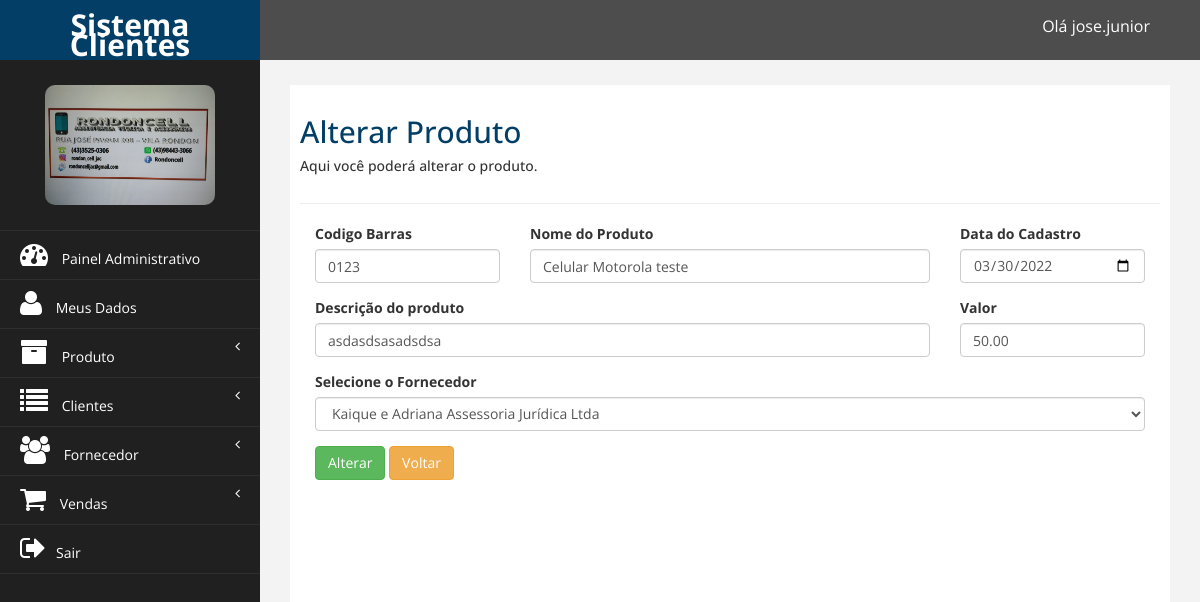
The page /financeiro/alterar_produto.php?cod=4 (signed in) on the database its author committed.
### tables this page shows
CREATE TABLE `tb_produto` (
  `id_produto` int NOT NULL AUTO_INCREMENT,
  `cod_produto` varchar(100) NOT NULL,
  `nome_produto` varchar(100) NOT NULL,
  `descricao_produto` varchar(250) NOT NULL,
  `valor_produto` decimal(10,2) NOT NULL,
  `data_cadastro` date NOT NULL,
  `estoque` int NOT NULL,
  `id_funcionario` int NOT NULL,
  `id_fornecedor` int NOT NULL,
  `id_categoria` int NOT NULL,
  `id_subCategoria` int NOT NULL,
  PRIMARY KEY (`id_produto`),
  KEY `fk_tb_produto_tb_funcionario1_idx` (`id_funcionario`),
  KEY `fk_tb_produto_tb_fornecedor1_idx` (`id_fornecedor`),
  KEY `fk_tb_produto_1_idx` (`id_categoria`),
  KEY `fk_tb_produto_2_idx` (`id_subCategoria`),
  CONSTRAINT `fk_tb_produto_1` FOREIGN KEY (`id_categoria`) REFERENCES `tb_categoria` (`id_categoria`),
  CONSTRAINT `fk_tb_produto_2` FOREIGN KEY (`id_subCategoria`) REFERENCES `tb_sub_categoria` (`id_subCategoria`),
  CONSTRAINT `fk_tb_produto_tb_fornecedor1` FOREIGN KEY (`id_fornecedor`) REFERENCES `tb_fornecedor` (`id_fornecedor`),
  CONSTRAINT `fk_tb_produto_tb_funcionario1` FOREIGN KEY (`id_funcionario`) REFERENCES `tb_funcionario` (`id_funcionario`)
);

CREATE TABLE `tb_fornecedor` (
  `id_fornecedor` int NOT NULL AUTO_INCREMENT,
  `nome_fornecedor` varchar(200) NOT NULL,
  `telefone_fornecedor` varchar(45) NOT NULL,
  `email_fornecedor` varchar(100) NOT NULL,
  `rua_fornecedor` varchar(150) NOT NULL,
  `cep_fornecedor` varchar(150) NOT NULL,
  `bairro_fornecedor` varchar(45) NOT NULL,
  `cidade_fornecedor` varchar(100) NOT NULL,
  `estado_fornecedor` varchar(150) NOT NULL,
  `cnpj_fornecedor` varchar(45) NOT NULL,
  `id_funcionario` int NOT NULL,
  PRIMARY KEY (`id_fornecedor`,`id_funcionario`),
  KEY `fk_fornecedor_tb_funcionario1_idx` (`id_funcionario`),
  CONSTRAINT `fk_fornecedor_tb_funcionario1` FOREIGN KEY (`id_funcionario`) REFERENCES `tb_funcionario` (`id_funcionario`)
);

### DAO/ProdutoDAO.php (called while the page is built, shortened)
<?php
class ProdutoDAO extends Conexao{
public function DetalharProduto($idProd){
    $conexao = parent::retornaConexao();
    $comando_sql = 'Select tb_produto.id_produto as id_produto, cod_produto, nome_produto, descricao_produto,
                          valor_produto, data_cadastro, tb_produto.id_fornecedor as id_fornecedor, nome_fornecedor from tb_produto
                                inner join tb_fornecedor on
                                tb_produto.id_fornecedor = tb_fornecedor.id_fornecedor
                                    where id_produto = ?';
    $sql = $conexao->prepare($comando_sql);
    $sql->bindValue(1, $idProd);
    $sql->execute();
    return $sql->fetchAll(PDO::FETCH_ASSOC);
}
}

### financeiro/alterar_produto.php (the view, shortened to what this page needs)
<?php
require_once '../DAO/ProdutoDAO.php';
$objProd = new ProdutoDAO();
if (isset($_GET['cod']) && is_numeric($_GET['cod'])) {
    $idProd = trim($_GET['cod']);
    $dados = $objProd->DetalharProduto($idProd);
}else if (isset($_POST['btn_alterar'])) {
    $codBarras = trim($_POST['codBarras']);
    $nomeProduto = trim($_POST['nomeProduto']);
    $dataCad = trim($_POST['dataCad']);
    $descProd = trim($_POST['descProd']);
    $valor = trim($_POST['valor']);
    $fornecedor = trim($_POST['fornecedor']);
    $cod = trim($_POST['cod']);
    $ret = $objProd->AlterarProduto($codBarras, $nomeProduto, $dataCad, $descProd, $valor, $fornecedor,$cod);
}else{
    header('location: consultar_produto.php');
    exit;
}
?>
<!DOCTYPE html>
<html xmlns="http://www.w3.org/1999/xhtml">
<?php include_once('_head.php'); ?>
<body>
    <div id="wrapper">
        <?php include_once('_topo.php'); ?>
        <?php include_once('_menu.php'); ?>
        <div id="page-wrapper">
            <div id="page-inner">
                <div class="row">
                    <div class="col-md-12">
                        <h2>Alterar Produto</h2>
                        <h5>Aqui você poderá alterar o produto. </h5>
                    </div>
                </div>
                <hr />
                <form action="alterar_produto.php" method="post">
                <div class="col-md-3">
                        <div class="form-group" id="divProdCod">
                            <label>Codigo Barras</label>
                            <input name="codBarras" id="codBarras" value="<?= $dados[0]['cod_produto']?>" type="text" placeholder="Digite o codigo de barras" class="form-control" onfocusout="SinalizaCampo('divProdCod','codBarras')">
                        </div>
                    </div>
                <div class="col-md-6">
                        <div class="form-group" id="divProdNome">
                            <label>Nome do Produto</label>
                            <input name="nomeProduto" id="nomeProduto" value="<?= $dados[0]['nome_produto']?>" type="text" placeholder="Digite o nome do produto" class="form-control" onfocusout="SinalizaCampo('divProdNome','nomeProduto')">
                        </div>
                    </div>
                    <div class="col-md-3">
                        <div class="form-group" id="divProdCad">
                            <label>Data do Cadastro</label>
                            <input name="dataCad" id="dataCad" value="<?= $dados[0]['data_cadastro']?>" type="date" placeholder="Digite o nome digite a data de cadastro do produto" class="form-control" onfocusout="SinalizaCampo('divProdCad','dataCad')">
                         </div>
                    </div>
                    <div class="col-md-9">
                        <div class="form-group" id="divProdDesc">
                            <label>Descrição do produto</label>
                            <input name="descProd" id="descProd" value="<?= $dados[0]['descricao_produto']?>" type="text" placeholder="Digite a descrição do produto" class="form-control" onfocusout="SinalizaCampo('divProdDesc','descProd')">
                        </div>
                    </div>
                    <div class="col-md-3">
                        <div class="form-group" id="divProdValor">
                            <label>Valor</label>
                            <input name="valor" id="valor" value="<?= $dados[0]['valor_produto']?>" type="text" placeholder="Digite o valor do produto" class="form-control" onfocusout="SinalizaCampo('divProdValor','valor')">
                        </div>
                    </div>
                    <div class="col-md-12">
                    <div class="form-group" id="divProdForn">
                         <label>Selecione o Fornecedor</label>
                        <select name="fornecedor" id="fornecedor" class="form-control" onfocusout="SinalizaCampo('divProdForn','fornecedor')">
                        <option value="<?= $dados[0]['id_fornecedor']?>"><?= $dados[0]['nome_fornecedor']?></option>
                            </select>
                        </div>
                    </div>
                    <div class="col-md-12">
                        <button name="btn_alterar" class="btn btn-success " onclick="return ValidarProduto()">Alterar</button>
                        <a href="consultar_produto.php" class="btn btn-warning " >Voltar</a>
                    </div>
                </form>
            </div>
        </div>
    </div>
</body>
</html>

### financeiro/assets/css/custom.css (style rules this page uses)
body { font-family: 'Open Sans', sans-serif; }
#wrapper { width: 100%; background:#202020; }
#page-wrapper { padding: 15px 15px; min-height: 600px; background:#F3F3F3; }
#page-inner { width:100%; margin:10px 20px 10px 0px; background-color:#fff!important; padding:10px; min-height:1200px; }
h2 { color: #023e66; }
@media (min-width:768px) { #page-wrapper { margin: 0 0 0 260px; padding: 15px 30px; min-height: 1200px; } }

### rows shown on the page
tb_produto: codBarras "0123", nomeProduto "Celular Motorola teste", dataCad "03/30/2022", descProd "asdasdsasadsdsa", valor "50.00", fornecedor "Kaique e Adriana Assessoria Jurídica Ltda"

### other values the page prints
$nome "jose.junior"
